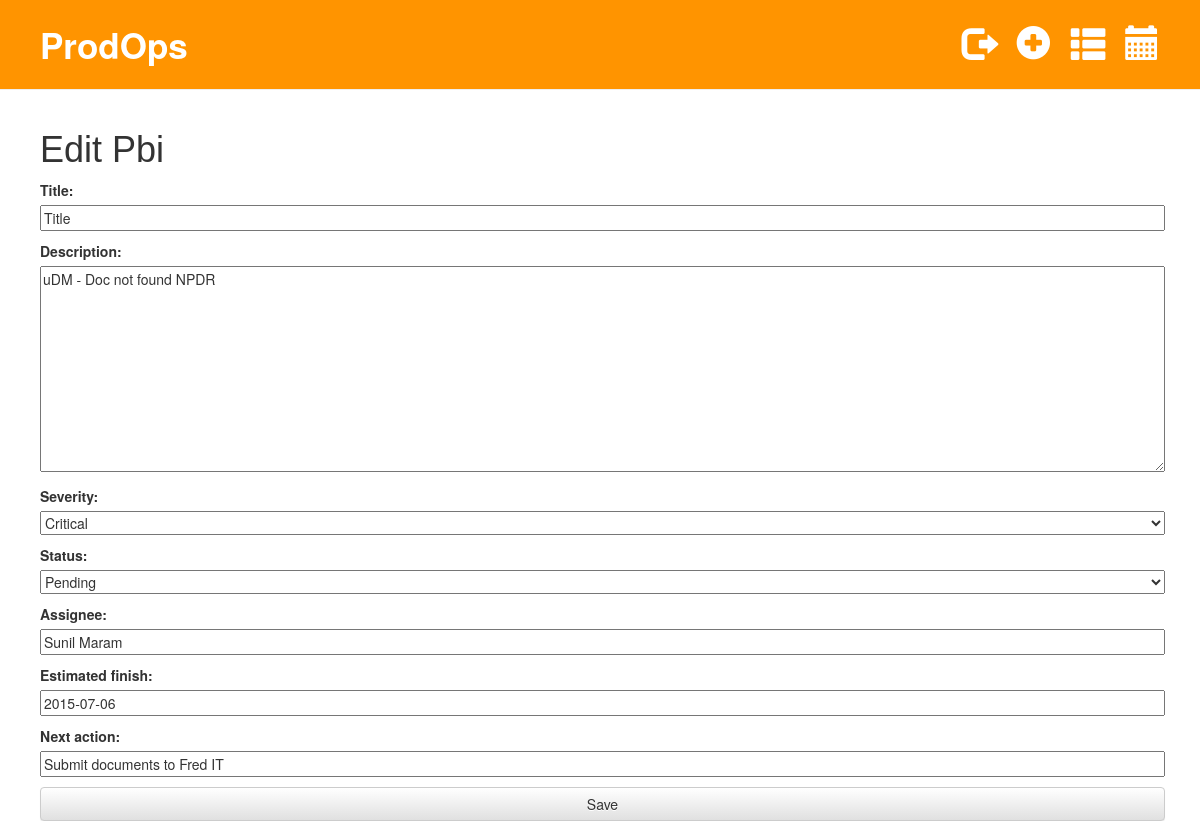
Page /activity/1/edit/ (signed in) on the committed database.
### blog/models.py (models this page shows, shortened)
class Pbi(models.Model):
    LOW = 'Low'
    MEDIUM = 'Medium'
    HIGH = 'High'
    CRITICAL = 'Critical'
    severity_options = (
        (LOW, 'Low'),
        (MEDIUM, 'Medium'),
        (HIGH, 'High'),
        (CRITICAL, 'Critical'),
    )
    IN_PROGRESS = 'In Progress'
    UNDER_INVESTIGATION = 'Under Investigation'
    PENDING = 'Pending'
    ASSIGNED = 'Assigned'
    status_options = (
        (IN_PROGRESS, 'In Progress'),
        (UNDER_INVESTIGATION, 'Under Investigation'),
        (PENDING, 'Pending'),
        (ASSIGNED, 'Assigned'),
    )
    PBI = 'PBI'
    OPERATIONS = 'Operations'
    activity_type = (
        (PBI, 'PBI'),
        (OPERATIONS, 'Operations'),
    )
    number = models.IntegerField(null=True)
    title = models.CharField(max_length=30)
    description = models.TextField()
    updates = models.TextField()
    severity = models.CharField(max_length=30, choices=severity_options)
    status = models.CharField(max_length=30, choices=status_options)
    assignee = models.CharField(max_length=30)
    estimated_finish = models.DateField(
        default=timezone.now)
    next_action = models.CharField(max_length=30)
    modified_date = models.DateTimeField(default=timezone.now)
    type = models.CharField(default='', max_length=30,
                            choices=activity_type)

### blog/views.py (the view)
# urls.py: url(r'^activity/(?P<pk>[0-9]+)/edit/$', views.pbi_edit, name='pbi_edit'),
@login_required
def pbi_edit(request, pk):
    pbi = get_object_or_404(Pbi, pk=pk)
    if request.method == "POST":
        form = PbiForm(request.POST, instance=pbi)
        if form.is_valid():
            pbi = form.save(commit=False)
            current_timezone = timezone.localtime(timezone.now())
            update_time = '{:%d-%m-%Y:%H:%M:%S}'.format(current_timezone)
            pbi.updates = '[' + update_time + ']' + '   -    ' + pbi.next_action + '    -    ' \
                          + (str(request.user)).capitalize() + '\n' + pbi.updates
            pbi.modified_date = timezone.now()
            pbi.save()
            return redirect('blog.views.pbi_view')
    else:
        form = PbiForm(instance=pbi)
    return render(request, 'pbi/pbi_edit.html', {'form': form})

### blog/forms.py
class PbiForm(forms.ModelForm):
    class Meta:
        model = Pbi
        fields = ('title', 'description', 'severity', 'status', 'assignee', 'estimated_finish', 'next_action')

### blog/templates/pbi/pbi_edit.html
{% extends "blog/../base.html" %}
{% block content %}
    <h1>Edit Pbi</h1>
    <form method="POST" class="post-form">{% csrf_token %}
        {{ form.as_p }}
        <button type="submit" class="save btn btn-default">Save</button>
    </form>
{% endblock %}

### blog/templates/base.html (shortened to what this page needs)
{% load staticfiles %}
<!DOCTYPE html>
<html>
    <head>
        <link rel="stylesheet" href="https://maxcdn.bootstrapcdn.com/bootstrap/3.3.5/css/bootstrap.min.css">
        <link rel="stylesheet" href="https://maxcdn.bootstrapcdn.com/bootstrap/3.3.5/css/bootstrap-theme.min.css">
        <link rel="stylesheet" href="{% static "css/blog.css" %}">
    </head>
    <body>
        <div class="page-header">
            {% if user.is_authenticated %}
            <a href="{% url 'calendar_view' %}" class="top-menu"><span class="glyphicon glyphicon-calendar"></span></a>
            <a href="{% url 'pbi' %}" class="top-menu"><span class="glyphicon glyphicon-th-list"></span></a>
            <a href="{% url 'operations' %}" class="top-menu"><span class="glyphicon glyphicon-plus-sign"></span></a>
            <a href="{% url 'django.contrib.auth.views.logout' %}" class="top-menu"><span class="glyphicon glyphicon-log-out"></span></a>
            {% else %}
            <a href="{% url 'django.contrib.auth.views.login' %}" class="top-menu"><span class="glyphicon glyphicon-lock"></span></a>
            {% endif %}
            <a href="{% url 'blog.views.post_list' %}" class="top-menu site-title" style="float: left;">{{ request.user.groups.all.0 }}</a>
        </div>
        <div class="content">
            <div class="row">
                <div class="col-md-12">
                {% block content %}
                {% endblock %}
                </div>
            </div>
        </div>
    </body>
</html>

### blog/static/css/blog.css (style rules this page uses)
.page-header { background-color: #ff9400; margin-top: 0; padding: 20px 20px 20px 40px; height: 90px; }
.content { margin-left: 40px; }
h1, h2, h3, h4 { font-family: 'Arial'; }
.save { float: right; }
.post-form textarea, .post-form input { width: 100%; }
.post-form button, input, select, textarea { width: 100%; }
.top-menu, .top-menu:hover, .top-menu:visited { color: #ffffff; float: right; font-size: 26pt; margin-right: 20px; }
.row { margin-right: 20px; }
.site-title { text-decoration: none; float: left; font-size: 2.5em; font-weight: bold; }

### rows in the picture
Pbi: title "Title", description "uDM - Doc not found NPDR", severity "Critical", status "Pending", assignee "Sunil Maram", estimated_finish "2015-07-06", next_action "Submit documents to Fred IT"

### other values in the picture
{{ request.user.groups.all.0 }} "ProdOps"
